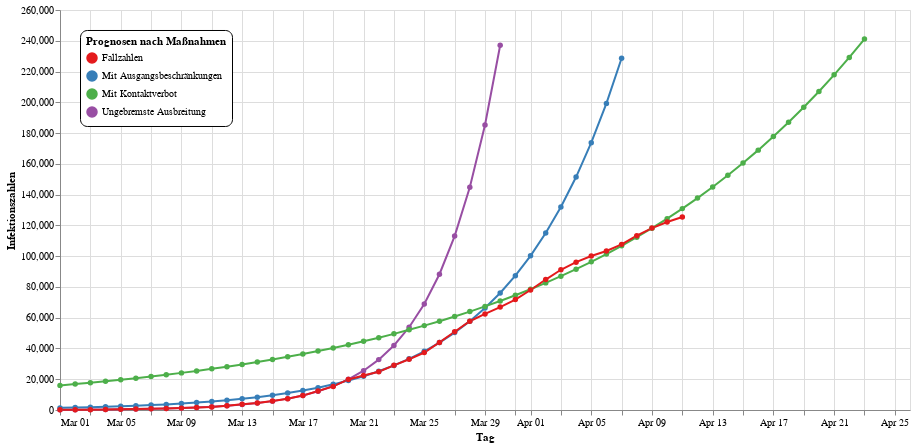

The code cell stored with this chart in its notebook:
### Code cell
data = pd.read_csv("corona_infections.csv", header=0, names=["day", "cases"])
data["day"] = [dt.datetime.strptime(d + ' 2020', "%b %d %Y") for d in data["day"]]
md1 = dt.datetime(year=2020, month=3, day=20)
md2 = dt.datetime(year=2020, month=3, day=28)
c0 = np.array(data[data["day"] <= md1]["cases"])
d0 = np.array([d.toordinal() for d in data[data["day"] <= md1]["day"]])
c1 = np.array(data[(md1 <= data["day"])][(data["day"] <= md2)]["cases"])
d1 = np.array([d.toordinal() for d in data[md1 <= data["day"]][data["day"] <= md2]["day"]])
c2 = np.array(data[md2 <= data["day"]]["cases"])
d2 = np.array([d.toordinal() for d in data[md2 <= data["day"]]["day"]])
par0, _ = curve_fit(
    corona_curve, 
    xdata=d0, 
    ydata=c0, 
    p0=[c0[0], dt.datetime(year=2020, month=3, day=1).toordinal(), 8e-9, 5.6e7],
    bounds=(
        [0, d0[0], 1e-11, c0[-1]], 
        [c0[-1], dt.datetime(year=2021, month=6, day=1).toordinal(), 1e-8, 8.35e7])
)
par1, _ = curve_fit(
    corona_curve, 
    xdata=d1, 
    ydata=c1, 
    p0=[c1[0], dt.datetime(year=2020, month=3, day=20).toordinal(), 8e-9, 5.6e7],
    bounds=(
        [0, d1[0], 1e-11, c1[-1]], 
        [c1[-1], dt.datetime(year=2021, month=6, day=1).toordinal(), 1e-8, 8.35e7])
)
par2, _ = curve_fit(
    corona_curve, 
    xdata=d2, 
    ydata=c2, 
    p0=[c2[0], dt.datetime(year=2020, month=3, day=28).toordinal(), 8e-9, 5.6e7],
    bounds=(
        [0, d2[0], 1e-11, c2[-1]], 
        [c2[-1], dt.datetime(year=2021, month=6, day=1).toordinal(), 1e-8, 8.35e7])
)
print(par0, "\n", par1, "\n", par2)
data = data[data["day"] >= dt.datetime(year=2020, month=3, day=1)]
data = data.rename(columns={"day": "Tag", "cases": "Infektionszahlen"})
data["Typ"] = ["Fallzahlen" for d in data["Tag"]]
data["Typ"] = data["Typ"].astype(str)
data_count = len(data) + 15
for par, t in [(par0, "Ungebremste Ausbreitung"), 
               (par1, "Mit Ausgangsbeschränkungen"), 
               (par2, "Mit Kontaktverbot")]:
    for i in range(data_count):
        curve_value = corona_curve((list(data["Tag"])[0] + dt.timedelta(days=i)).toordinal(), *par)
        data = data.append(pd.DataFrame(
            [[list(data["Tag"])[0] + dt.timedelta(days=i), 
              curve_value if curve_value < 250000 else None,
              t]],
            columns=("Tag", "Infektionszahlen", "Typ")
        ), ignore_index=True)
data = data.tail(len(data)-data_count+15).append(data.head(data_count-15), ignore_index=True)
line = alt.Chart(data).mark_line(point=True).encode(
    alt.X("monthdate(Tag)", title="Tag"),
    alt.Y("Infektionszahlen:Q", title="Infektionszahlen"),
    color=alt.Color("Typ:N", 
                    scale=alt.Scale(scheme="set1"),
                    legend=alt.Legend(
        orient="none", legendX=20, legendY=20,
        fillColor="white", strokeColor="black", cornerRadius=7, padding=6,
        title="Prognosen nach Maßnahmen"))
)
nearest = alt.selection(type='single', nearest=True, on='mouseover',
                        fields=['Tag'], empty='none')
selectors = alt.Chart(data).mark_point().encode(
    alt.X("monthdate(Tag)", title="Tag"),
    opacity=alt.value(0),
).add_selection(nearest)
points = line.mark_point().encode(
    opacity=alt.condition(nearest, alt.value(1), alt.value(0))
)
text = line.mark_text(align='left', dx=5, dy=5).encode(
    text=alt.condition(nearest, 'Infektionszahlen:Q', alt.value(' '))
)
rules = alt.Chart(data).mark_rule(color='gray').encode(
    alt.X("monthdate(Tag)", title="Tag"),
).transform_filter(nearest)
alt.layer(
    line, selectors, points, rules, text
).properties(width=850, height=400)

### Figure 1 — Vega-Lite specification as saved in the notebook (floating-point values rounded to 4 significant figures; data arrays with more than 128 entries replaced by an {"elided": "..."} marker saying what was removed)
{"config": {"view": {"continuousWidth": 400, "continuousHeight": 300}}, "layer": [{"mark": {"type": "line", "point": true}, "encoding": {"color": {"type": "nominal", "field": "Typ", "legend": {"cornerRadius": 7, "fillColor": "white", "legendX": 20, "legendY": 20, "orient": "none", "padding": 6, "strokeColor": "black", "title": "Prognosen nach Maßnahmen"}, "scale": {"scheme": "set1"}}, "x": {"type": "temporal", "field": "Tag", "timeUnit": "monthdate", "title": "Tag"}, "y": {"type": "quantitative", "field": "Infektionszahlen", "title": "Infektionszahlen"}}}, {"mark": "point", "encoding": {"opacity": {"value": 0}, "x": {"type": "temporal", "field": "Tag", "timeUnit": "monthdate", "title": "Tag"}}, "selection": {"selector001": {"type": "single", "nearest": true, "on": "mouseover", "fields": ["Tag"], "empty": "none"}}}, {"mark": "point", "encoding": {"color": {"type": "nominal", "field": "Typ", "legend": {"cornerRadius": 7, "fillColor": "white", "legendX": 20, "legendY": 20, "orient": "none", "padding": 6, "strokeColor": "black", "title": "Prognosen nach Maßnahmen"}, "scale": {"scheme": "set1"}}, "opacity": {"condition": {"value": 1, "selection": "selector001"}, "value": 0}, "x": {"type": "temporal", "field": "Tag", "timeUnit": "monthdate", "title": "Tag"}, "y": {"type": "quantitative", "field": "Infektionszahlen", "title": "Infektionszahlen"}}}, {"mark": {"type": "rule", "color": "gray"}, "encoding": {"x": {"type": "temporal", "field": "Tag", "timeUnit": "monthdate", "title": "Tag"}}, "transform": [{"filter": {"selection": "selector001"}}]}, {"mark": {"type": "text", "align": "left", "dx": 5, "dy": 5}, "encoding": {"color": {"type": "nominal", "field": "Typ", "legend": {"cornerRadius": 7, "fillColor": "white", "legendX": 20, "legendY": 20, "orient": "none", "padding": 6, "strokeColor": "black", "title": "Prognosen nach Maßnahmen"}, "scale": {"scheme": "set1"}}, "text": {"condition": {"type": "quantitative", "field": "Infektionszahlen", "selection": "selector001"}, "value": " "}, "x": {"type": "temporal", "field": "Tag", "timeUnit": "monthdate", "title": "Tag"}, "y": {"type": "quantitative", "field": "Infektionszahlen", "title": "Infektionszahlen"}}}], "data": {"name": "data-ea0050ddd70ef67f7f441abead3cc9aa"}, "height": 400, "width": 850, "$schema": "https://vega.github.io/schema/vega-lite/v4.0.2.json", "datasets": {"data-ea0050ddd70ef67f7f441abead3cc9aa": {"elided": "213 records"}}}
